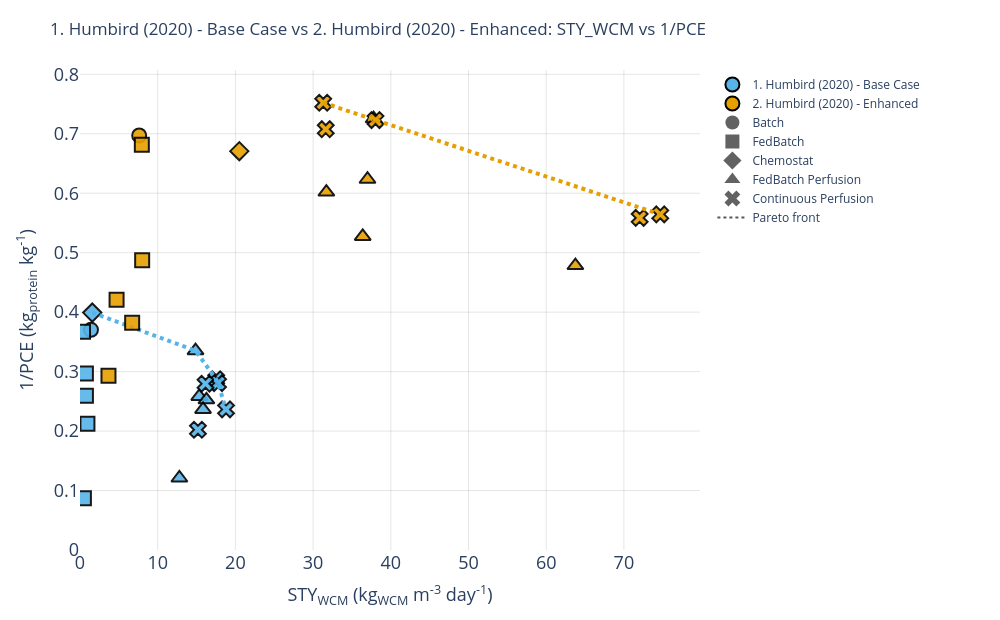

Write notebook code for a chart like this one.
### Code cell
# STY_WCM vs 1/PCE Pareto Front

PCE_CONFIG = {
    "source_column": "protein_conversion_efficiency_kg_kg",
    "inverse_column": "inverse_protein_conversion_efficiency_kg_kg",
    "metric_name": "protein conversion efficiency",
    "abbreviation": "PCE",
    "inverse_label": "1/PCE (kg<sub>protein</sub> kg<sup>-1</sup>)",
    "show_meat_benchmarks": SHOW_MEAT_BENCHMARKS,
}
PCE_OUTPUT_PATH = OUTPUT_DIR / f"pareto_{CAMPAIGN_SLUG}_sty_wcm_vs_inverse_protein_conversion.svg"

fig_pce, fronts_pce = create_conversion_pareto_figure(points_all, **PCE_CONFIG)
fig_pce.show()
export_figure(fig_pce, PCE_OUTPUT_PATH)

### Figure 1 — Plotly figure (JSON) as saved in the notebook; plotly's stock layout.template omitted (floating-point values rounded to 4 significant figures)
{"data": [{"customdata": [["1. Humbird (2020) - Base Case", "Batch", "batch", 2.701]], "hovertemplate": "<b>%{customdata[0]}</b><br>Mode: %{customdata[1]}<br>Run: %{customdata[2]}<br>Protein conversion efficiency: %{customdata[3]:.2f}<br>STY<sub>WCM</sub>: %{x:.2f} kg/m³/day<br>1/PCE: %{y:.2f}<extra></extra>", "marker": {"color": "#56B4E9", "line": {"color": "black", "width": 2}, "opacity": 0.9, "size": 14, "symbol": "circle"}, "mode": "markers", "showlegend": false, "type": "scatter", "x": [1.414], "y": [0.3703]}, {"customdata": [["1. Humbird (2020) - Base Case", "FedBatch", "fedbatch_constant", 3.858], ["1. Humbird (2020) - Base Case", "FedBatch", "fedbatch_csfr", 2.726], ["1. Humbird (2020) - Base Case", "FedBatch", "fedbatch_exponential", 3.37], ["1. Humbird (2020) - Base Case", "FedBatch", "fedbatch_gsp", 11.5], ["1. Humbird (2020) - Base Case", "FedBatch", "fedbatch_linear", 4.709]], "hovertemplate": "<b>%{customdata[0]}</b><br>Mode: %{customdata[1]}<br>Run: %{customdata[2]}<br>Protein conversion efficiency: %{customdata[3]:.2f}<br>STY<sub>WCM</sub>: %{x:.2f} kg/m³/day<br>1/PCE: %{y:.2f}<extra></extra>", "marker": {"color": "#56B4E9", "line": {"color": "black", "width": 2}, "opacity": 0.9, "size": 14, "symbol": "square"}, "mode": "markers", "showlegend": false, "type": "scatter", "x": [0.7615, 0.3879, 0.7575, 0.5023, 0.9559], "y": [0.2592, 0.3668, 0.2967, 0.08698, 0.2124]}, {"customdata": [["1. Humbird (2020) - Base Case", "Chemostat", "chemostat", 2.505]], "hovertemplate": "<b>%{customdata[0]}</b><br>Mode: %{customdata[1]}<br>Run: %{customdata[2]}<br>Protein conversion efficiency: %{customdata[3]:.2f}<br>STY<sub>WCM</sub>: %{x:.2f} kg/m³/day<br>1/PCE: %{y:.2f}<extra></extra>", "marker": {"color": "#56B4E9", "line": {"color": "black", "width": 2}, "opacity": 0.9, "size": 14, "symbol": "diamond"}, "mode": "markers", "showlegend": false, "type": "scatter", "x": [1.578], "y": [0.3992]}, {"customdata": [["1. Humbird (2020) - Base Case", "FedBatch Perfusion", "cf_constant", 3.871], ["1. Humbird (2020) - Base Case", "FedBatch Perfusion", "cf_cspr", 3.958], ["1. Humbird (2020) - Base Case", "FedBatch Perfusion", "cf_gsp", 8.257], ["1. Humbird (2020) - Base Case", "FedBatch Perfusion", "cf_tbp", 4.23], ["1. Humbird (2020) - Base Case", "FedBatch Perfusion", "cf_tbs", 2.984]], "hovertemplate": "<b>%{customdata[0]}</b><br>Mode: %{customdata[1]}<br>Run: %{customdata[2]}<br>Protein conversion efficiency: %{customdata[3]:.2f}<br>STY<sub>WCM</sub>: %{x:.2f} kg/m³/day<br>1/PCE: %{y:.2f}<extra></extra>", "marker": {"color": "#56B4E9", "line": {"color": "black", "width": 2}, "opacity": 0.9, "size": 14, "symbol": "triangle-up"}, "mode": "markers", "showlegend": false, "type": "scatter", "x": [15.35, 16.27, 12.79, 15.83, 14.87], "y": [0.2583, 0.2526, 0.1211, 0.2364, 0.3351]}, {"customdata": [["1. Humbird (2020) - Base Case", "Continuous Perfusion", "cp_constant", 4.229], ["1. Humbird (2020) - Base Case", "Continuous Perfusion", "cp_cspr", 3.483], ["1. Humbird (2020) - Base Case", "Continuous Perfusion", "cp_gsp", 4.947], ["1. Humbird (2020) - Base Case", "Continuous Perfusion", "cp_tbp", 3.563], ["1. Humbird (2020) - Base Case", "Continuous Perfusion", "cp_tbs", 3.577]], "hovertemplate": "<b>%{customdata[0]}</b><br>Mode: %{customdata[1]}<br>Run: %{customdata[2]}<br>Protein conversion efficiency: %{customdata[3]:.2f}<br>STY<sub>WCM</sub>: %{x:.2f} kg/m³/day<br>1/PCE: %{y:.2f}<extra></extra>", "marker": {"color": "#56B4E9", "line": {"color": "black", "width": 2}, "opacity": 0.9, "size": 14, "symbol": "x"}, "mode": "markers", "showlegend": false, "type": "scatter", "x": [18.79, 17.53, 15.18, 17.76, 16.15], "y": [0.2365, 0.2871, 0.2022, 0.2807, 0.2796]}, {"hovertemplate": "<b>1. Humbird (2020) - Base Case Pareto front</b><br>STY<sub>WCM</sub>: %{x:.2f} kg/m³/day<br>1/PCE (kg<sub>protein</sub> kg<sup>-1</sup>): %{y:.2f}<extra></extra>", "line": {"color": "#56B4E9", "dash": "dot", "width": 4}, "mode": "lines", "showlegend": false, "type": "scatter", "x": [1.578, 14.87, 17.53, 17.76, 18.79], "y": [0.3992, 0.3351, 0.2871, 0.2807, 0.2365]}, {"customdata": [["2. Humbird (2020) - Enhanced", "Batch", "batch", 1.434]], "hovertemplate": "<b>%{customdata[0]}</b><br>Mode: %{customdata[1]}<br>Run: %{customdata[2]}<br>Protein conversion efficiency: %{customdata[3]:.2f}<br>STY<sub>WCM</sub>: %{x:.2f} kg/m³/day<br>1/PCE: %{y:.2f}<extra></extra>", "marker": {"color": "#E69F00", "line": {"color": "black", "width": 2}, "opacity": 0.9, "size": 14, "symbol": "circle"}, "mode": "markers", "showlegend": false, "type": "scatter", "x": [7.618], "y": [0.6972]}, {"customdata": [["2. Humbird (2020) - Enhanced", "FedBatch", "fedbatch_constant", 1.467], ["2. Humbird (2020) - Enhanced", "FedBatch", "fedbatch_csfr", 3.414], ["2. Humbird (2020) - Enhanced", "FedBatch", "fedbatch_exponential", 2.617], ["2. Humbird (2020) - Enhanced", "FedBatch", "fedbatch_gsp", 2.375], ["2. Humbird (2020) - Enhanced", "FedBatch", "fedbatch_linear", 2.052]], "hovertemplate": "<b>%{customdata[0]}</b><br>Mode: %{customdata[1]}<br>Run: %{customdata[2]}<br>Protein conversion efficiency: %{customdata[3]:.2f}<br>STY<sub>WCM</sub>: %{x:.2f} kg/m³/day<br>1/PCE: %{y:.2f}<extra></extra>", "marker": {"color": "#E69F00", "line": {"color": "black", "width": 2}, "opacity": 0.9, "size": 14, "symbol": "square"}, "mode": "markers", "showlegend": false, "type": "scatter", "x": [7.957, 3.665, 6.711, 4.707, 8.0], "y": [0.6815, 0.2929, 0.382, 0.421, 0.4874]}, {"customdata": [["2. Humbird (2020) - Enhanced", "Chemostat", "chemostat", 1.491]], "hovertemplate": "<b>%{customdata[0]}</b><br>Mode: %{customdata[1]}<br>Run: %{customdata[2]}<br>Protein conversion efficiency: %{customdata[3]:.2f}<br>STY<sub>WCM</sub>: %{x:.2f} kg/m³/day<br>1/PCE: %{y:.2f}<extra></extra>", "marker": {"color": "#E69F00", "line": {"color": "black", "width": 2}, "opacity": 0.9, "size": 14, "symbol": "diamond"}, "mode": "markers", "showlegend": false, "type": "scatter", "x": [20.5], "y": [0.6707]}, {"customdata": [["2. Humbird (2020) - Enhanced", "FedBatch Perfusion", "cf_constant", 1.379], ["2. Humbird (2020) - Enhanced", "FedBatch Perfusion", "cf_cspr", 1.661], ["2. Humbird (2020) - Enhanced", "FedBatch Perfusion", "cf_gsp", 2.09], ["2. Humbird (2020) - Enhanced", "FedBatch Perfusion", "cf_tbp", 1.896], ["2. Humbird (2020) - Enhanced", "FedBatch Perfusion", "cf_tbs", 1.604]], "hovertemplate": "<b>%{customdata[0]}</b><br>Mode: %{customdata[1]}<br>Run: %{customdata[2]}<br>Protein conversion efficiency: %{customdata[3]:.2f}<br>STY<sub>WCM</sub>: %{x:.2f} kg/m³/day<br>1/PCE: %{y:.2f}<extra></extra>", "marker": {"color": "#E69F00", "line": {"color": "black", "width": 2}, "opacity": 0.9, "size": 14, "symbol": "triangle-up"}, "mode": "markers", "showlegend": false, "type": "scatter", "x": [37.79, 31.71, 63.75, 36.38, 37.0], "y": [0.7252, 0.6019, 0.4784, 0.5273, 0.6235]}, {"customdata": [["2. Humbird (2020) - Enhanced", "Continuous Perfusion", "cp_constant", 1.413], ["2. Humbird (2020) - Enhanced", "Continuous Perfusion", "cp_cspr", 1.772], ["2. Humbird (2020) - Enhanced", "Continuous Perfusion", "cp_gsp", 1.33], ["2. Humbird (2020) - Enhanced", "Continuous Perfusion", "cp_tbp", 1.79], ["2. Humbird (2020) - Enhanced", "Continuous Perfusion", "cp_tbs", 1.383]], "hovertemplate": "<b>%{customdata[0]}</b><br>Mode: %{customdata[1]}<br>Run: %{customdata[2]}<br>Protein conversion efficiency: %{customdata[3]:.2f}<br>STY<sub>WCM</sub>: %{x:.2f} kg/m³/day<br>1/PCE: %{y:.2f}<extra></extra>", "marker": {"color": "#E69F00", "line": {"color": "black", "width": 2}, "opacity": 0.9, "size": 14, "symbol": "x"}, "mode": "markers", "showlegend": false, "type": "scatter", "x": [31.63, 74.68, 31.3, 72.03, 38.03], "y": [0.7077, 0.5645, 0.7521, 0.5585, 0.7231]}, {"hovertemplate": "<b>2. Humbird (2020) - Enhanced Pareto front</b><br>STY<sub>WCM</sub>: %{x:.2f} kg/m³/day<br>1/PCE (kg<sub>protein</sub> kg<sup>-1</sup>): %{y:.2f}<extra></extra>", "line": {"color": "#E69F00", "dash": "dot", "width": 4}, "mode": "lines", "showlegend": false, "type": "scatter", "x": [31.3, 37.79, 38.03, 74.68], "y": [0.7521, 0.7252, 0.7231, 0.5645]}, {"hoverinfo": "skip", "marker": {"color": "#56B4E9", "line": {"color": "black", "width": 2}, "size": 14, "symbol": "circle"}, "mode": "markers", "name": "1. Humbird (2020) - Base Case", "showlegend": true, "type": "scatter", "x": [null], "y": [null]}, {"hoverinfo": "skip", "marker": {"color": "#E69F00", "line": {"color": "black", "width": 2}, "size": 14, "symbol": "circle"}, "mode": "markers", "name": "2. Humbird (2020) - Enhanced", "showlegend": true, "type": "scatter", "x": [null], "y": [null]}, {"hoverinfo": "skip", "marker": {"color": "rgba(90,90,90,0.95)", "size": 14, "symbol": "circle"}, "mode": "markers", "name": "Batch", "showlegend": true, "type": "scatter", "x": [null], "y": [null]}, {"hoverinfo": "skip", "marker": {"color": "rgba(90,90,90,0.95)", "size": 14, "symbol": "square"}, "mode": "markers", "name": "FedBatch", "showlegend": true, "type": "scatter", "x": [null], "y": [null]}, {"hoverinfo": "skip", "marker": {"color": "rgba(90,90,90,0.95)", "size": 14, "symbol": "diamond"}, "mode": "markers", "name": "Chemostat", "showlegend": true, "type": "scatter", "x": [null], "y": [null]}, {"hoverinfo": "skip", "marker": {"color": "rgba(90,90,90,0.95)", "size": 14, "symbol": "triangle-up"}, "mode": "markers", "name": "FedBatch Perfusion", "showlegend": true, "type": "scatter", "x": [null], "y": [null]}, {"hoverinfo": "skip", "marker": {"color": "rgba(90,90,90,0.95)", "size": 14, "symbol": "x"}, "mode": "markers", "name": "Continuous Perfusion", "showlegend": true, "type": "scatter", "x": [null], "y": [null]}, {"hoverinfo": "skip", "line": {"color": "rgba(80,80,80,0.95)", "dash": "dot", "width": 2}, "mode": "lines", "name": "Pareto front", "showlegend": true, "type": "scatter", "x": [null, null], "y": [null, null]}], "layout": {"height": 620, "legend": {"orientation": "v", "x": 1.02, "xanchor": "left", "y": 1, "yanchor": "top"}, "margin": {"b": 70, "l": 80, "r": 300, "t": 70}, "title": {"text": "1. Humbird (2020) - Base Case vs 2. Humbird (2020) - Enhanced: STY_WCM vs 1/PCE"}, "width": 1000, "xaxis": {"gridcolor": "rgba(0,0,0,0.10)", "rangemode": "tozero", "showgrid": true, "tickfont": {"size": 18}, "title": {"font": {"size": 18}, "text": "STY<sub>WCM</sub> (kg<sub>WCM</sub> m<sup>-3</sup> day<sup>-1</sup>)"}, "zeroline": false}, "yaxis": {"gridcolor": "rgba(0,0,0,0.10)", "rangemode": "tozero", "showgrid": true, "tickfont": {"size": 18}, "title": {"font": {"size": 18}, "text": "1/PCE (kg<sub>protein</sub> kg<sup>-1</sup>)"}, "zeroline": false}}}
